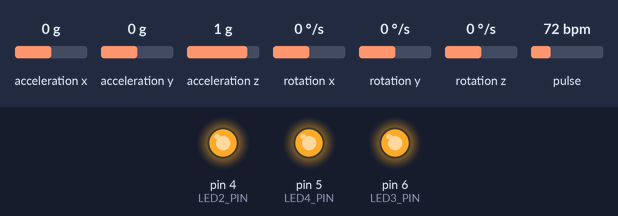
The sketch below on a simulated Arduino Uno, built with avr-gcc and run on an emulated ATmega328P. On the bench: output pins drawn as LEDs (lit = HIGH). Inputs (shaded band) come from the test bench; at power-on: acceleration x 0 g, acceleration y 0 g, acceleration z 1 g, rotation x 0 °/s, rotation y 0 °/s, rotation z 0 °/s, pulse 72 bpm. Pins used as bus, display or sensor lines are not drawn; what the sketch prints to the serial monitor is not drawn.

Above: at 0.1 s.
Timing chart, 0 to 1.6 s (numbered marks = the images above):
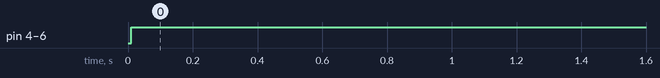

The sketch:

testHRV.ino
```cpp
#include <Wire.h>
#include <MAX30105.h>
#include <MPU6050.h>

MPU6050 mpu;

#include "heartRate.h"

MAX30105 particleSensor;

const int LED1_PIN = 1;
const int LED2_PIN = 4;
const int LED3_PIN = 6;
const int LED4_PIN = 5;

 int num = 0;
 uint32_t lastchange = millis();

void setup() {

  pinMode(LED1_PIN, OUTPUT);
  pinMode(LED2_PIN, OUTPUT);
  pinMode(LED3_PIN, OUTPUT);
  pinMode(LED4_PIN, OUTPUT);
  Serial.begin(115200);

  // Initialize the MAX30102 sensor
  if (!particleSensor.begin()) {
    Serial.println("MAX30102 was not found. Please check your wiring!");
    while (1);
  }

  // Set up the MAX30102 sensor with default settings
  particleSensor.setup();

  Wire.begin();
  mpu.initialize();
  // Verify connection
  if (mpu.testConnection()) {
    Serial.println("MPU-6050 connection successful");
  } else {
    Serial.println("MPU-6050 connection failed");
    while (1);
  }


}

void setLEDs(int num) {
  switch(num) {
    case 0:
      digitalWrite(LED1_PIN, LOW);
      digitalWrite(LED2_PIN, LOW);
      digitalWrite(LED3_PIN, LOW);
      digitalWrite(LED4_PIN, LOW);
      break;
    case 1:
      digitalWrite(LED1_PIN, HIGH);
      digitalWrite(LED2_PIN, LOW);
      digitalWrite(LED3_PIN, LOW);
      digitalWrite(LED4_PIN, LOW);
      break;
    case 2:
      digitalWrite(LED1_PIN, HIGH);
      digitalWrite(LED2_PIN, HIGH);
      digitalWrite(LED3_PIN, LOW);
      digitalWrite(LED4_PIN, LOW);
   break;
    case 3:
      digitalWrite(LED1_PIN, HIGH);
      digitalWrite(LED2_PIN, HIGH);
      digitalWrite(LED3_PIN, HIGH);
      digitalWrite(LED4_PIN, LOW);
      break;
    case 4:
      digitalWrite(LED1_PIN, HIGH);
      digitalWrite(LED2_PIN, HIGH);
      digitalWrite(LED3_PIN, HIGH);
      digitalWrite(LED4_PIN, HIGH);
      break;
  }

}


void loop() {
  // Read the red and IR values from the sensor
  //int32_t redValue = particleSensor.getRed();
  int32_t irValue = particleSensor.getIR();

  setLEDs(4);

  //Serial.println(redValue);
  //Serial.println(irValue);

  bool beat = checkForBeat(irValue);

  //Serial.println(beat);

  if(beat) {
    num++;

  }


if (millis() - lastchange > 29500 && millis() - lastchange < 30500) {
    int bpm = num;
    num = 0;
    Serial.println(bpm);
    lastchange = millis();
}

// Read accelerometer data
  int16_t ax, ay, az;
  mpu.getAcceleration(&ax, &ay, &az);

  // Print X, Y, and Z values
  Serial.print("X-axis: ");
  Serial.print(ax);
  Serial.print("\tY-axis: ");
  Serial.print(ay);
  Serial.print("\tZ-axis: ");
  Serial.println(az);


  /*

  if(millis()%100 == 0) {
    int bpm = num;
    num = 0;
    Serial.print("millis ");
    Serial.println(millis());
    Serial.println(bpm);
  }
  */


  // Wait for a short duration before reading again
  delay(400);
}


/*
void setup() {
  Serial.begin(9600);
  pinMode(1, OUTPUT);
}

void loop() {

  digitalWrite(1, HIGH);

  Serial.println("HI");

  delay(2000);

  digitalWrite(1, LOW);

  delay(2000);


}

*/
```

heartRate.h
```cpp
/*
 Optical Heart Rate Detection (PBA Algorithm)
 By: Nathan Seidle
 SparkFun Electronics
 Date: October 2nd, 2016

 Given a series of IR samples from the MAX30105 we discern when a heart beat is occurring

 Let's have a brief chat about what this code does. We're going to try to detect
 heart-rate optically. This is tricky and prone to give false readings. We really don't
 want to get anyone hurt so use this code only as an example of how to process optical
 data. Build fun stuff with our MAX30105 breakout board but don't use it for actual
 medical diagnosis.

 Excellent background on optical heart rate detection:
 http://www.ti.com/lit/an/slaa655/slaa655.pdf

 Good reading:
 http://www.techforfuture.nl/fjc_documents/mitrabaratchi-measuringheartratewithopticalsensor.pdf
 https://fruct.org/publications/fruct13/files/Lau.pdf

 This is an implementation of Maxim's PBA (Penpheral Beat Amplitude) algorithm. It's been
 converted to work within the Arduino framework.
*/

/* Copyright (C) 2016 Maxim Integrated Products, Inc., All Rights Reserved.
*
* Permission is hereby granted, free of charge, to any person obtaining a
* copy of this software and associated documentation files (the "Software"),
* to deal in the Software without restriction, including without limitation
* the rights to use, copy, modify, merge, publish, distribute, sublicense,
* and/or sell copies of the Software, and to permit persons to whom the
* Software is furnished to do so, subject to the following conditions:
*
* The above copyright notice and this permission notice shall be included
* in all copies or substantial portions of the Software.
*
* THE SOFTWARE IS PROVIDED "AS IS", WITHOUT WARRANTY OF ANY KIND, EXPRESS
* OR IMPLIED, INCLUDING BUT NOT LIMITED TO THE WARRANTIES OF
* MERCHANTABILITY, FITNESS FOR A PARTICULAR PURPOSE AND NONINFRINGEMENT.
* IN NO EVENT SHALL MAXIM INTEGRATED BE LIABLE FOR ANY CLAIM, DAMAGES
* OR OTHER LIABILITY, WHETHER IN AN ACTION OF CONTRACT, TORT OR OTHERWISE,
* ARISING FROM, OUT OF OR IN CONNECTION WITH THE SOFTWARE OR THE USE OR
* OTHER DEALINGS IN THE SOFTWARE.
*
* Except as contained in this notice, the name of Maxim Integrated
* Products, Inc. shall not be used except as stated in the Maxim Integrated
* Products, Inc. Branding Policy.
*
* The mere transfer of this software does not imply any licenses
* of trade secrets, proprietary technology, copyrights, patents,
* trademarks, maskwork rights, or any other form of intellectual
* property whatsoever. Maxim Integrated Products, Inc. retains all
* ownership rights.
*
*/

#if (ARDUINO >= 100)
 #include "Arduino.h"
#else
 #include "WProgram.h"
#endif

bool checkForBeat(int32_t sample);
int16_t averageDCEstimator(int32_t *p, uint16_t x);
int16_t lowPassFIRFilter(int16_t din);
int32_t mul16(int16_t x, int16_t y);
```

Measured:
- by itself, pin 4 (LED2_PIN), pin 5 (LED4_PIN), pin 6 (LED3_PIN): LOW → HIGH at 0.01 s
